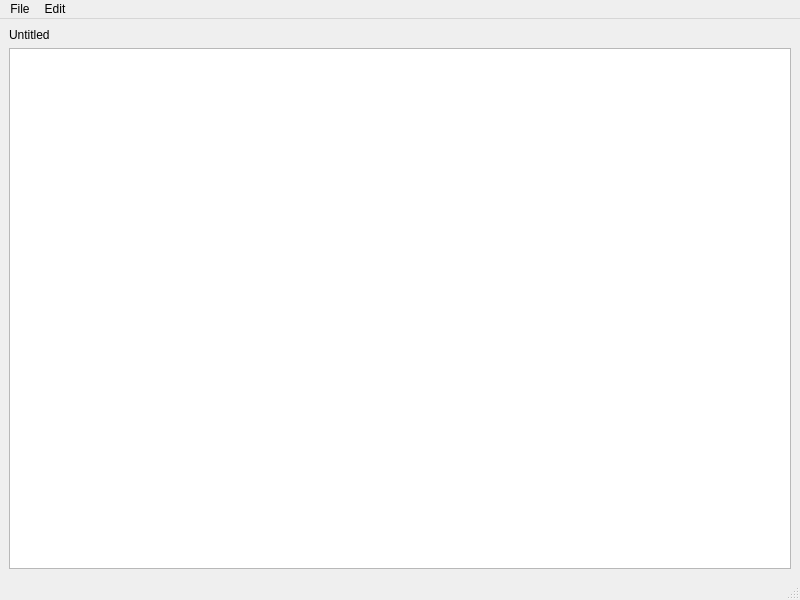
<?xml version="1.0" encoding="UTF-8"?>
<ui version="4.0">
 <class>MainWindow</class>
 <widget class="QMainWindow" name="MainWindow">
  <property name="geometry">
   <rect>
    <x>0</x>
    <y>0</y>
    <width>800</width>
    <height>600</height>
   </rect>
  </property>
  <property name="windowTitle">
   <string>MainWindow</string>
  </property>
  <widget class="QWidget" name="centralwidget">
   <layout class="QVBoxLayout" name="verticalLayout_2">
    <item>
     <layout class="QVBoxLayout" name="verticalLayout">
      <item>
       <widget class="QLabel" name="label">
        <property name="text">
         <string>Untitled</string>
        </property>
       </widget>
      </item>
      <item>
       <widget class="QTextEdit" name="textEdit"/>
      </item>
     </layout>
    </item>
   </layout>
  </widget>
  <widget class="QMenuBar" name="menubar">
   <property name="geometry">
    <rect>
     <x>0</x>
     <y>0</y>
     <width>800</width>
     <height>17</height>
    </rect>
   </property>
   <widget class="QMenu" name="menuFile">
    <property name="title">
     <string>File</string>
    </property>
    <addaction name="actionOpen"/>
    <addaction name="separator"/>
    <addaction name="actionExit"/>
   </widget>
   <widget class="QMenu" name="menuEdit">
    <property name="title">
     <string>Edit</string>
    </property>
    <addaction name="actionFind"/>
   </widget>
   <addaction name="menuFile"/>
   <addaction name="menuEdit"/>
  </widget>
  <widget class="QStatusBar" name="statusbar"/>
  <action name="actionOpen">
   <property name="text">
    <string>Open</string>
   </property>
  </action>
  <action name="actionExit">
   <property name="text">
    <string>Exit</string>
   </property>
  </action>
  <action name="actionFind">
   <property name="text">
    <string>Find</string>
   </property>
  </action>
 </widget>
 <resources/>
 <connections/>
</ui>
